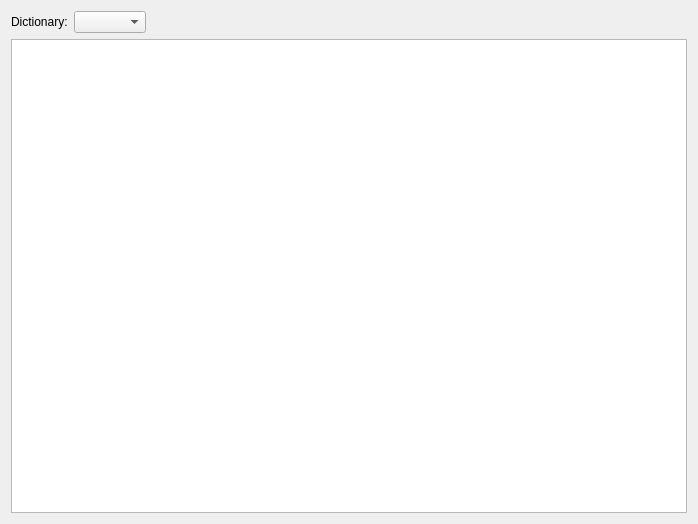
<?xml version="1.0" encoding="UTF-8"?>
<ui version="4.0">
 <class>OnlineDict</class>
 <widget class="QDialog" name="OnlineDict">
  <property name="windowModality">
   <enum>Qt::WindowModal</enum>
  </property>
  <property name="geometry">
   <rect>
    <x>0</x>
    <y>0</y>
    <width>698</width>
    <height>524</height>
   </rect>
  </property>
  <property name="sizePolicy">
   <sizepolicy hsizetype="Preferred" vsizetype="Preferred">
    <horstretch>0</horstretch>
    <verstretch>0</verstretch>
   </sizepolicy>
  </property>
  <property name="windowTitle">
   <string>Dialog</string>
  </property>
  <layout class="QVBoxLayout" name="verticalLayout_2">
   <item>
    <layout class="QGridLayout" name="gridLayout">
     <item row="4" column="0" colspan="3">
      <widget class="QTextBrowser" name="textBrowser"/>
     </item>
     <item row="1" column="0">
      <widget class="QLabel" name="label">
       <property name="sizePolicy">
        <sizepolicy hsizetype="Fixed" vsizetype="Fixed">
         <horstretch>0</horstretch>
         <verstretch>0</verstretch>
        </sizepolicy>
       </property>
       <property name="text">
        <string>Dictionary:</string>
       </property>
      </widget>
     </item>
     <item row="1" column="1">
      <widget class="QComboBox" name="comboBox">
       <property name="sizePolicy">
        <sizepolicy hsizetype="Fixed" vsizetype="Fixed">
         <horstretch>0</horstretch>
         <verstretch>0</verstretch>
        </sizepolicy>
       </property>
      </widget>
     </item>
    </layout>
   </item>
  </layout>
 </widget>
 <resources/>
 <connections/>
</ui>
